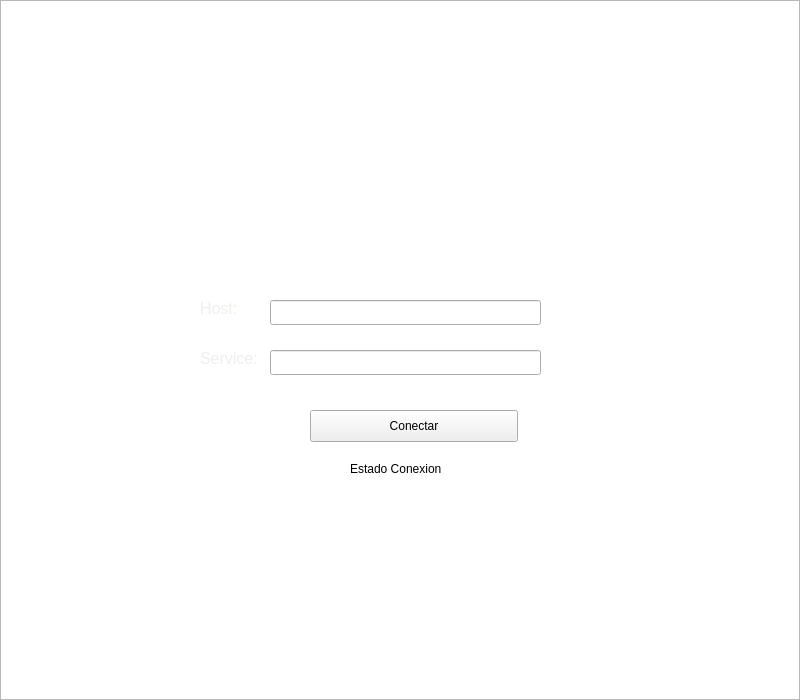
<?xml version="1.0" encoding="UTF-8"?>
<ui version="4.0">
 <class>MainWindow</class>
 <widget class="QMainWindow" name="MainWindow">
  <property name="geometry">
   <rect>
    <x>0</x>
    <y>0</y>
    <width>800</width>
    <height>700</height>
   </rect>
  </property>
  <property name="windowTitle">
   <string>Argentum Online Fiuba</string>
  </property>
  <property name="styleSheet">
   <string notr="true"/>
  </property>
  <widget class="QWidget" name="centralWidget">
   <widget class="QGraphicsView" name="logo">
    <property name="geometry">
     <rect>
      <x>140</x>
      <y>40</y>
      <width>501</width>
      <height>181</height>
     </rect>
    </property>
    <property name="styleSheet">
     <string notr="true">background-image: url(:/logo.png);
border:0px;</string>
    </property>
   </widget>
   <widget class="QGraphicsView" name="background">
    <property name="geometry">
     <rect>
      <x>0</x>
      <y>0</y>
      <width>800</width>
      <height>700</height>
     </rect>
    </property>
    <property name="acceptDrops">
     <bool>true</bool>
    </property>
    <property name="styleSheet">
     <string notr="true">border-image: url(:/background.jpg);</string>
    </property>
    <property name="interactive">
     <bool>false</bool>
    </property>
   </widget>
   <widget class="QPushButton" name="connectButton">
    <property name="geometry">
     <rect>
      <x>310</x>
      <y>410</y>
      <width>208</width>
      <height>32</height>
     </rect>
    </property>
    <property name="styleSheet">
     <string notr="true">border-image: url(:/hover-button.9.png);</string>
    </property>
    <property name="text">
     <string>Conectar</string>
    </property>
   </widget>
   <widget class="QLineEdit" name="hostLineEdit">
    <property name="enabled">
     <bool>true</bool>
    </property>
    <property name="geometry">
     <rect>
      <x>270</x>
      <y>300</y>
      <width>271</width>
      <height>25</height>
     </rect>
    </property>
    <property name="tabletTracking">
     <bool>true</bool>
    </property>
    <property name="focusPolicy">
     <enum>Qt::StrongFocus</enum>
    </property>
    <property name="styleSheet">
     <string notr="true"/>
    </property>
   </widget>
   <widget class="QLabel" name="servicelabel">
    <property name="geometry">
     <rect>
      <x>200</x>
      <y>350</y>
      <width>67</width>
      <height>17</height>
     </rect>
    </property>
    <property name="font">
     <font>
      <pointsize>12</pointsize>
     </font>
    </property>
    <property name="styleSheet">
     <string notr="true">color: rgb(238, 238, 236);</string>
    </property>
    <property name="text">
     <string>Service:</string>
    </property>
   </widget>
   <widget class="QLabel" name="hostlabel">
    <property name="geometry">
     <rect>
      <x>200</x>
      <y>300</y>
      <width>51</width>
      <height>17</height>
     </rect>
    </property>
    <property name="font">
     <font>
      <pointsize>12</pointsize>
     </font>
    </property>
    <property name="styleSheet">
     <string notr="true">color: rgb(238, 238, 236);</string>
    </property>
    <property name="text">
     <string>Host:</string>
    </property>
   </widget>
   <widget class="QLineEdit" name="serviceLineEdit">
    <property name="geometry">
     <rect>
      <x>270</x>
      <y>350</y>
      <width>271</width>
      <height>25</height>
     </rect>
    </property>
   </widget>
   <widget class="QLabel" name="conexionestadoLabel">
    <property name="geometry">
     <rect>
      <x>350</x>
      <y>460</y>
      <width>121</width>
      <height>17</height>
     </rect>
    </property>
    <property name="text">
     <string>Estado Conexion</string>
    </property>
   </widget>
   <widget class="QLabel" name="serverStateLabel">
    <property name="geometry">
     <rect>
      <x>350</x>
      <y>490</y>
      <width>181</width>
      <height>41</height>
     </rect>
    </property>
    <property name="text">
     <string/>
    </property>
   </widget>
   <zorder>background</zorder>
   <zorder>logo</zorder>
   <zorder>connectButton</zorder>
   <zorder>hostLineEdit</zorder>
   <zorder>servicelabel</zorder>
   <zorder>hostlabel</zorder>
   <zorder>serviceLineEdit</zorder>
   <zorder>conexionestadoLabel</zorder>
   <zorder>serverStateLabel</zorder>
  </widget>
 </widget>
 <layoutdefault spacing="6" margin="11"/>
 <resources/>
 <connections/>
</ui>
